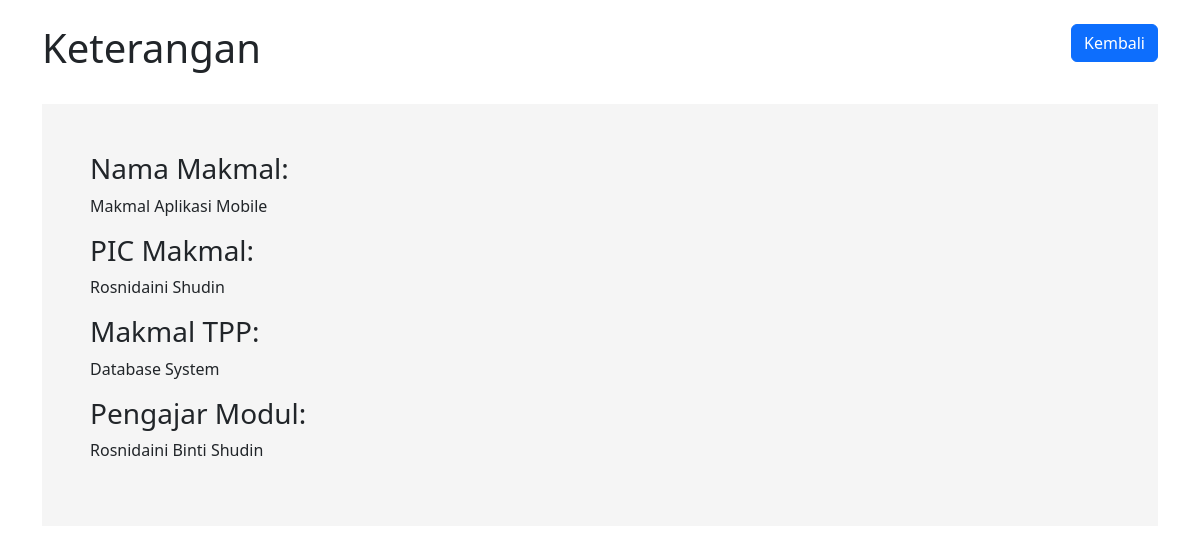
Page /view.php?id=1 on the committed database.
### tables this page shows
CREATE TABLE `rekod_makmal` (
  `id` int NOT NULL,
  `namamakmal` varchar(255) NOT NULL,
  `picmakmal` varchar(255) NOT NULL,
  `modul` varchar(255) NOT NULL,
  `pengajarmodul` varchar(255) NOT NULL
);

### view.php (the view, shortened to what this page needs)
<!DOCTYPE html>
<html lang="en">
<head>
    <link rel="stylesheet" href="https://cdn.jsdelivr.net/npm/bootstrap@5.2.2/dist/css/bootstrap.min.css">
</head>
<body>
    <div class="container">
        <header class="d-flex justify-content-between my-4">
            <h1>Keterangan</h1>
            <div>
                <a href="index.php" class="btn btn-primary">Kembali</a>
            </div>
        </header>
        <div class="book-details p-5 my-4">
            <?php
            include("connect.php");
            $id = $_GET['id'];
            if ($id) {
                $sql = "SELECT * FROM rekod_makmal WHERE id = $id";
                $result = mysqli_query($conn, $sql);
                if ($result) {
                    while ($row = mysqli_fetch_array($result)) {
                        ?>
                        <h3>Nama Makmal:</h3>
                        <p><?php echo $row["namamakmal"]; ?></p>
                        <h3>PIC Makmal:</h3>
                        <p><?php echo $row["picmakmal"]; ?></p>
                        <h3>Makmal TPP:</h3>
                        <p><?php echo $row["modul"]; ?></p>
                        <h3>Pengajar Modul:</h3>
                        <p><?php echo $row["pengajarmodul"]; ?></p>
                        <?php
                    }
                } else {
                    echo "<h3>Ralat semasa memuatkan rekod makmal.</h3>";
                }
            } else {
                echo "<h3>Tiada makmal dijumpai.</h3>";
            }
            ?>
        </div>
    </div>
</body>
</html>

### view.php (style rules this page uses)
.book-details { background-color: #f5f5f5; }

### rows in the picture
rekod_makmal: namamakmal "Makmal Aplikasi Mobile", picmakmal "Rosnidaini Shudin", modul "Database System", pengajarmodul "Rosnidaini Binti Shudin"
